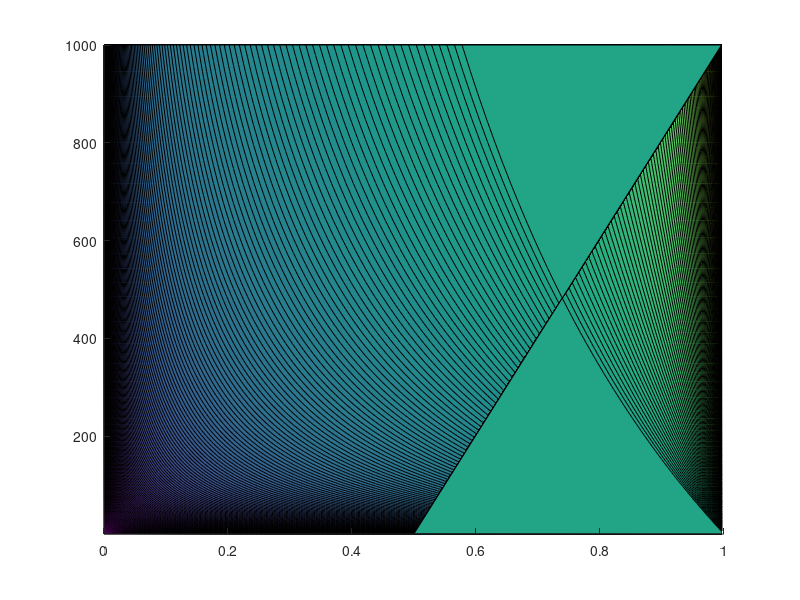

MATLAB code for this plot: (Note: this script raises an error after producing the figure.)
[X, Y] = meshgrid(linspace(0, 1, 250), logspace(-3, 3, 250));

contourf(X, Y, log10(1./(1-Y.*X./(0.99.*(1-X)+Y.*X))), 250, 'edgecolor', 'none');
set(gca, 'yscale', 'log');
clim([0 2]);
